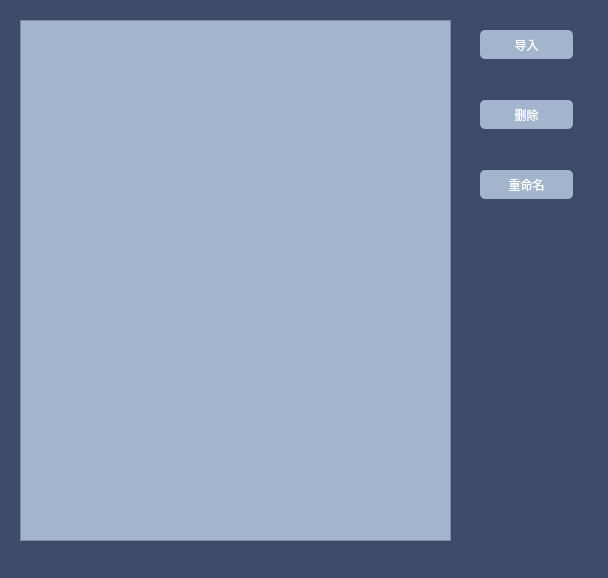
<?xml version="1.0" encoding="UTF-8"?>
<ui version="4.0">
 <class>importBookWindow</class>
 <widget class="QDialog" name="importBookWindow">
  <property name="geometry">
   <rect>
    <x>0</x>
    <y>0</y>
    <width>608</width>
    <height>578</height>
   </rect>
  </property>
  <property name="windowTitle">
   <string>Dialog</string>
  </property>
  <property name="styleSheet">
   <string notr="true">background-color: rgb(61, 74, 106);</string>
  </property>
  <widget class="QListWidget" name="backupList">
   <property name="geometry">
    <rect>
     <x>20</x>
     <y>20</y>
     <width>431</width>
     <height>521</height>
    </rect>
   </property>
   <property name="styleSheet">
    <string notr="true">background-color: rgb(162, 181, 205);</string>
   </property>
  </widget>
  <widget class="QPushButton" name="btnChooseBook">
   <property name="geometry">
    <rect>
     <x>480</x>
     <y>30</y>
     <width>93</width>
     <height>29</height>
    </rect>
   </property>
   <property name="styleSheet">
    <string notr="true">background-color: rgb(162, 181, 205);
color: rgb(255, 255, 255);
border: 0px groove gary;
border-radius:5px;
selection-background-color: rgb(170, 255, 255);</string>
   </property>
   <property name="text">
    <string>导入</string>
   </property>
  </widget>
  <widget class="QPushButton" name="btnDeleteBook">
   <property name="geometry">
    <rect>
     <x>480</x>
     <y>100</y>
     <width>93</width>
     <height>29</height>
    </rect>
   </property>
   <property name="styleSheet">
    <string notr="true">background-color: rgb(162, 181, 205);
color: rgb(255, 255, 255);
border: 0px groove gary;
border-radius:5px;
selection-background-color: rgb(170, 255, 255);</string>
   </property>
   <property name="text">
    <string>删除</string>
   </property>
  </widget>
  <widget class="QPushButton" name="btnRenamr">
   <property name="geometry">
    <rect>
     <x>480</x>
     <y>170</y>
     <width>93</width>
     <height>29</height>
    </rect>
   </property>
   <property name="styleSheet">
    <string notr="true">background-color: rgb(162, 181, 205);
color: rgb(255, 255, 255);
border: 0px groove gary;
border-radius:5px;
selection-background-color: rgb(170, 255, 255);</string>
   </property>
   <property name="text">
    <string>重命名</string>
   </property>
  </widget>
 </widget>
 <resources/>
 <connections/>
</ui>
